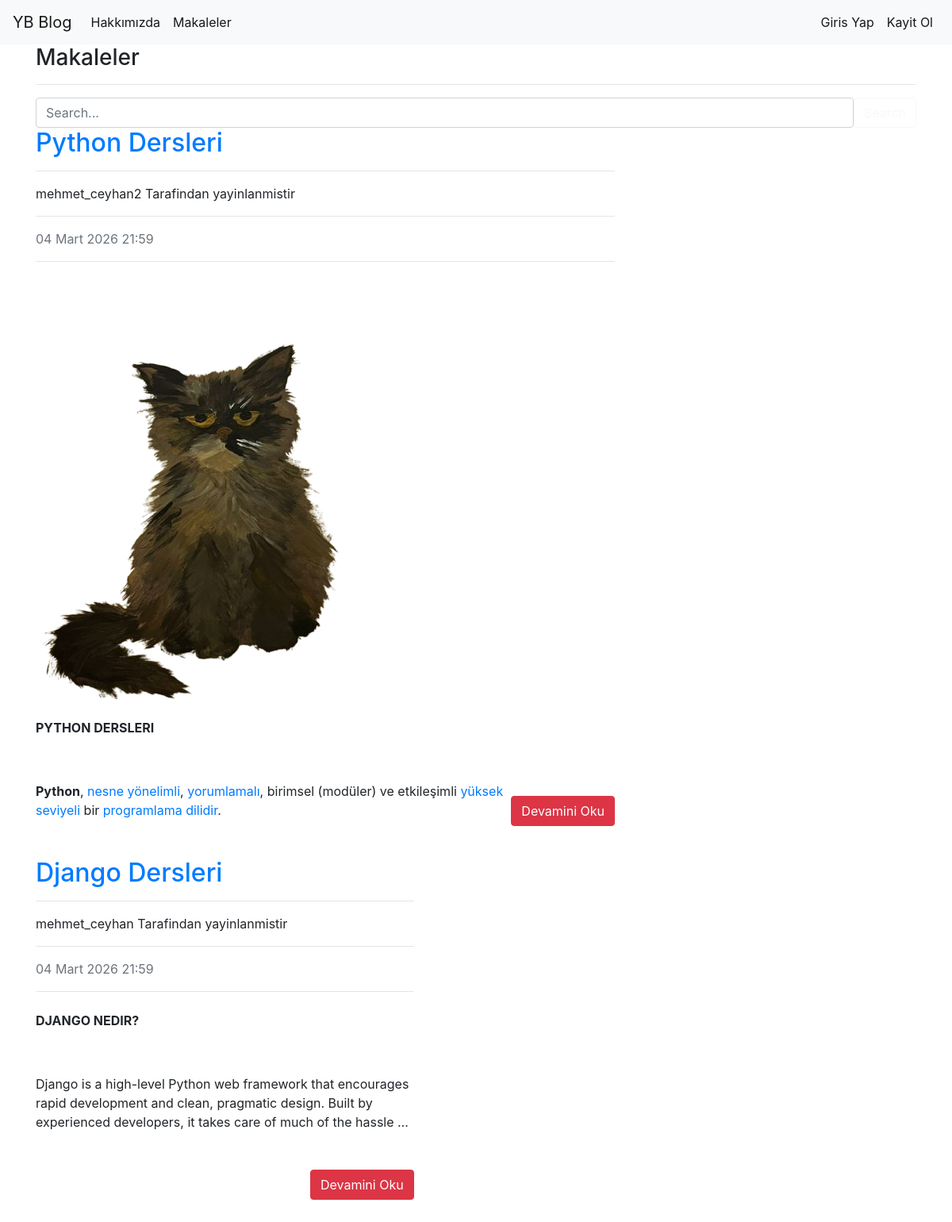
The app's page /articles/ with its own data.
### article/models.py (models this page shows, shortened)
class Article(models.Model):
    author = models.ForeignKey("auth.User",on_delete=models.CASCADE,verbose_name="Author")
    title = models.CharField(max_length=50,verbose_name="Title")
    content = RichTextField()
    created_date = models.DateTimeField(auto_now_add=True,verbose_name="Date of Creation")
    article_image = models.FileField(blank=True,null = True,verbose_name= "Makaleye Fotograf Ekleyin")
    class Meta:
        ordering = ['-created_date']

### article/views.py (the view)
# urls.py: path('',views.articles,name="articles"),
def articles(request):
    keyword = request.GET.get("keyword")
    if keyword:
        articles = Article.objects.filter(title__contains = keyword)
        return render(request,"articles.html",{"articles":articles})
    articles = Article.objects.all()
    return render(request,"articles.html",{"articles":articles})

### templates/articles.html (shortened to what this page needs)
{% extends "layout.html" %}
{% block body %}
<h3>Makaleler</h3>
<hr>
<form class="d-flex">
    <input
        class="form-control me-2"
        type="search"
        name="keyword"
        placeholder="Search..."
        aria-label="Search">
    <button class="btn btn-outline-light" type="submit">
    </button>
</form>
{% if articles %}
{% for article  in articles %}
<div class="row">
    <div class="col-lg-8">
        <article>
            <header class="mb-4">
                <a href="{% url 'article:detail' article.id %}"><h2 class="fw-bolder mb-1"> {{article.title}} </h2></a>
                <hr>
                <p>
                    {{article.author.username}} Tarafindan yayinlanmistir
                    <hr>
                </p>
                <div class="text-muted fst-italic mb-2">
                    {{article.created_date}}
                    <hr>
                </div>
            </header>
            {% if article.article_image %}
            <a href="/articles/article/{{article.id}}">
                <figure class="mb-4">
                <img class="img-fluid rounded"
                     src="{{article.article_image.url}}"
                     alt="..." />
            </figure>
            </a>
            {% endif %}
            <section class="mb-5">
                {{article.content|safe| truncatewords:30}}
            </section>
            <a style = "float: right;" href="/articles/article/{{article.id}}" class = "btn btn-danger">Devamini Oku</a>
        </article>
{% endfor %}
{% else %}
<div class ="alert alert-danger">
Makale Bulunamadi
</div>
{% endif %}
{% endblock body %}

### templates/layout.html (shortened to what this page needs)
<!DOCTYPE html>
{% load static %}
<html lang="en">
<head>
    <link rel="stylesheet" href="{% static 'css/bootstrap.min.css' %}">
</head>
<body>
    {% include "includes/navbar.html" %}
    <div style ="margin-bottom:100px;">
    <div class ="container" >
    {% block body %}
    {% endblock body %}
    </div>
    </div>
</body>
</html>

### templates/includes/navbar.html (shortened to what this page needs)
<nav class="navbar navbar-expand-lg navbar-light bg-light">
    <a class="navbar-brand" href="{% url 'index' %}">YB Blog</a>
    <div class="collapse navbar-collapse" id="navbarCollapse">
        <div class="d-flex w-100">
            <ul class="navbar-nav">
                <li class="nav-item active">
                    <a class="nav-link" href="{% url "about" %}">Hakkımızda</a>
                </li>
                <li class="nav-item active">
                    <a class="nav-link" href="{% url 'article:articles' %}">Makaleler</a>
                </li>
            </ul>
            <ul class="navbar-nav ml-auto">
                {% if request.user.is_authenticated %}
                <li class="nav-item active">
                <a class="nav-link" href="{% url 'article:dashboard' %}">Kontrol Paneli</a>
                </li>
                <li class="nav-item active">
                <a class="nav-link" href="{% url 'user:logout' %}">Cikis Yap</a>
                </li>
                {% else %}
                <li class="nav-item active">
                <a class="nav-link" href="{% url 'user:login' %}">Giris Yap</a>
                </li>
                {% endif %}
                <li class="nav-item active">
                    <a class="nav-link" href="{% url 'user:register' %}">Kayit Ol</a>
                </li>
            </ul>
        </div>
    </div>
</nav>

### records on screen
Article: title "Python Dersleri", author.username "mehmet_ceyhan2", created_date "04 Mart 2026 21:59", article_image (picture), content "PYTHON DERSLERI Python , nesne yönelimli , yorumlamalı , birimsel (modüler) ve etkileşimli yüksek seviyeli bir programlama dilidir ."
Article: title "Django Dersleri", author.username "mehmet_ceyhan", created_date "04 Mart 2026 21:59", content "DJANGO NEDIR? Django is a high-level Python web framework that encourages rapid development and clean, pragmatic design. Built by experienced developers, it takes care of much of the hassle …"
